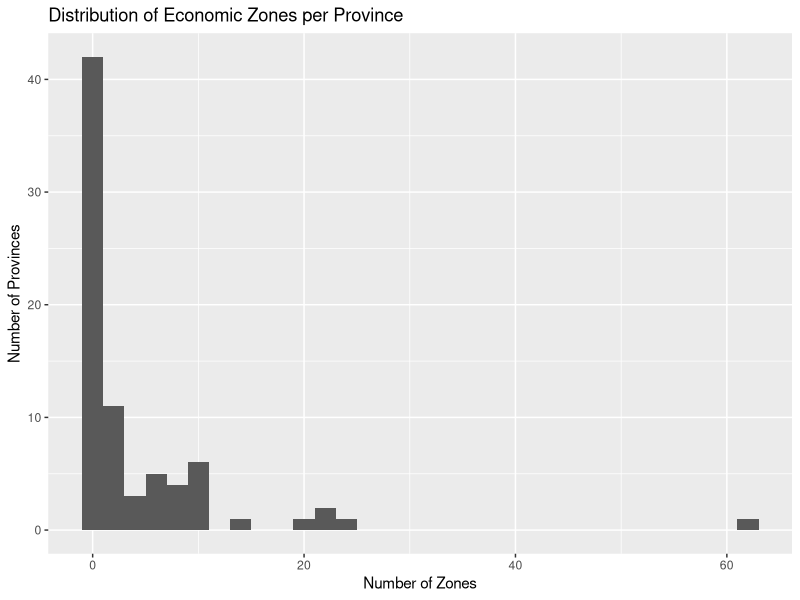
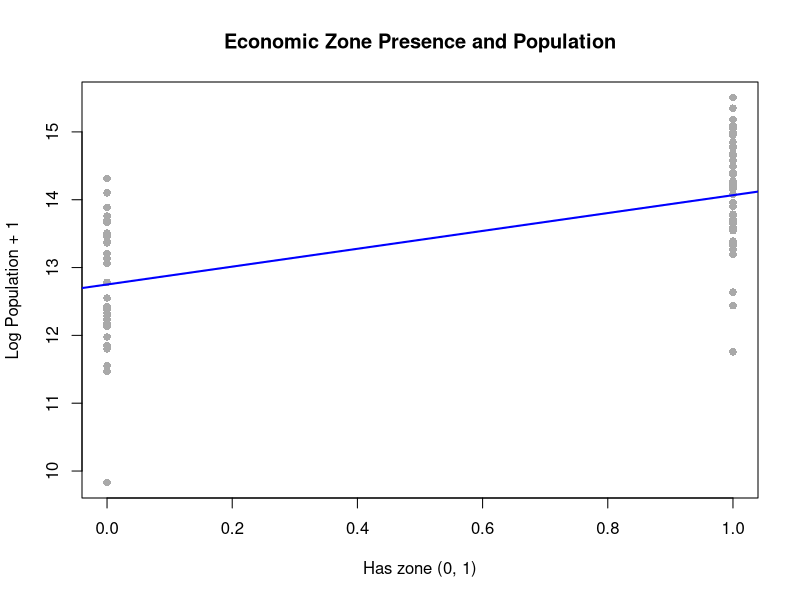
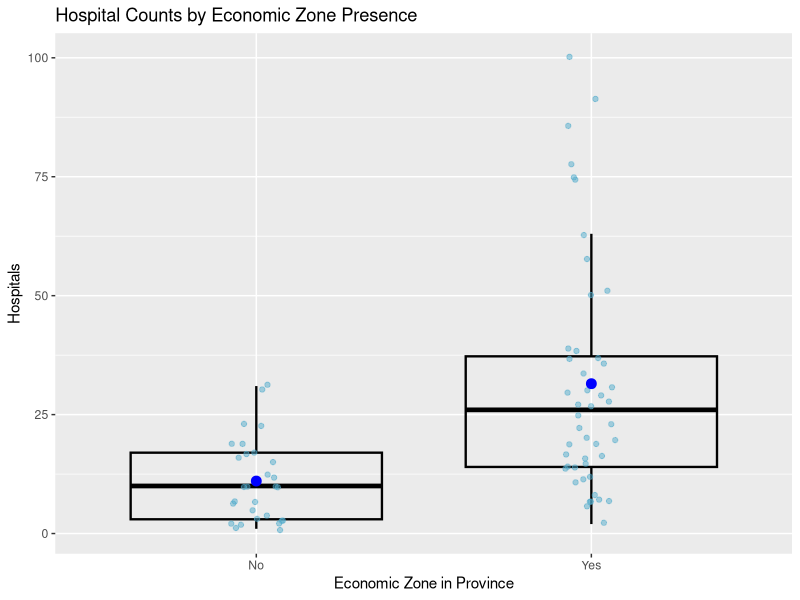

Write the R code that produced these figures, in order.
## ============================================================
## PEZA Economic Zones: Descriptive Analysis
## Nina
## ============================================================

library(ggplot2)
library(tidyverse)

# =============================================================
# 1. Read in and summarize analysis-ready data
# =============================================================

analysis_units <- read_csv("../data/exports/analysis_units.csv")

# Descriptive comparison table

comparison = analysis_units %>%
  group_by(has_zone) %>%
  summarise(
    n_provinces             = n(),
    mean_total_pop          = mean(T_TL, na.rm=TRUE),
    mean_hospitals          = mean(hospitals_count, na.rm=TRUE),
    mean_primary_hc         = mean(primary_healthcare_count, na.rm=TRUE),
    mean_education          = mean(education_count, na.rm=TRUE),
    mean_rural_pct          = mean(rural_pop_perc, na.rm=TRUE),
    mean_flood_exp_rp100    = mean(RP100_pop_u15_30cm, na.rm=TRUE),
    mean_hosp_access_1h     = mean(access_pop_hospitals_1h, na.rm=TRUE),
    .groups = "drop"
  ) %>%
  mutate(has_zone = ifelse(has_zone==1, "Zone province", "Non-zone province"))

print(comparison)


# Zone distribution histogram

ggplot(analysis_units, aes(n_zones)) +
  geom_histogram(binwidth = 2) +
  labs(
    title = "Distribution of Economic Zones per Province",
    y = "Number of Provinces",
    x = "Number of Zones"
  )


# Exploratory comparisons by zone presence

model_pop  = lm(log(T_TL + 1) ~ has_zone, data = analysis_units)
model_hosp = lm(hospitals_count ~ has_zone, data = analysis_units)
model_educ_10k = lm(log(access_pop_education_10km) ~ has_zone, data = analysis_units)

summary(model_pop)
summary(model_hosp)
summary(model_educ_10k)


# Cross-sectional associations with zone presence

# Economic zones are not randomly assigned across provinces. Existing
# characteristics such as population, infrastructure, and development may
# influence zone placement, while zone establishment may also affect subsequent
# local outcomes. These cross-sectional regressions therefore capture
# descriptive associations rather than causal effects.

model_zone_pop <- glm(
  has_zone ~ log(T_TL + 1),
  data = analysis_units,
  family = binomial()
)

summary(model_zone_pop)

model_logit <- glm(
  has_zone ~ hospitals_count +
    log(access_pop_education_10km) +
    log(T_TL + 1),
  data = analysis_units,
  family = binomial()
)
summary(model_logit)


# Plots
# i. population
plot(analysis_units$has_zone, log(analysis_units$T_TL + 1), 
     main = "Economic Zone Presence and Population", 
     xlab = "Has zone (0, 1)", 
     ylab = "Log Population + 1", 
     pch = 16,        
     col = "darkgray")

abline(model_pop, 
       col = "blue",    
       lwd = 2)       

# ii. hospitals and SEZs
ggplot(
  analysis_units,
  aes(x = factor(has_zone, labels = c("No", "Yes")),
      y = hospitals_count)
) +
  geom_boxplot(
    fill = "transparent",
    color = "black", 
    linewidth = 0.8,
    outlier.shape = NA
    ) +
  geom_jitter(
    width = 0.08, 
    alpha = 0.5,
    color = "#52accb"
    ) +
  stat_summary(
    fun = mean,
    geom = "point",
    color = "blue",
    size = 3
    ) +
  labs(
    title = "Hospital Counts by Economic Zone Presence",
    x = "Economic Zone in Province",
    y = "Hospitals"
  )

# Correlation matrix: assessing overlap among development indicators

analysis_units %>%
  select(
    T_TL,
    hospitals_count,
    education_count,
    rural_pop_perc,
    RP100_pop_u15_30cm
  ) %>%
  cor(use = "complete.obs")


# =============================================================
# 2. Longitudinal causal extension (not implemented)
# =============================================================

# The descriptive analysis above examines differences between provinces with
# and without PEZA economic zones. These comparisons should not be interpreted
# as causal effects because zone placement may reflect pre-existing differences
# in population, infrastructure, and economic development.

# A potential causal extension would exploit variation in the timing of zone
# establishment. The PEZA zone list includes operating status and proclamation
# information that could be used to construct establishment dates. Combined
# with panel outcomes such as BIR monthly provincial tax collections (CY 2016-2024),
# this could support a staggered difference-in-differences design.

# Additional work would be needed to validate establishment dates, define treatment
# timing, and assess whether parallel trends assumptions are plausible.
